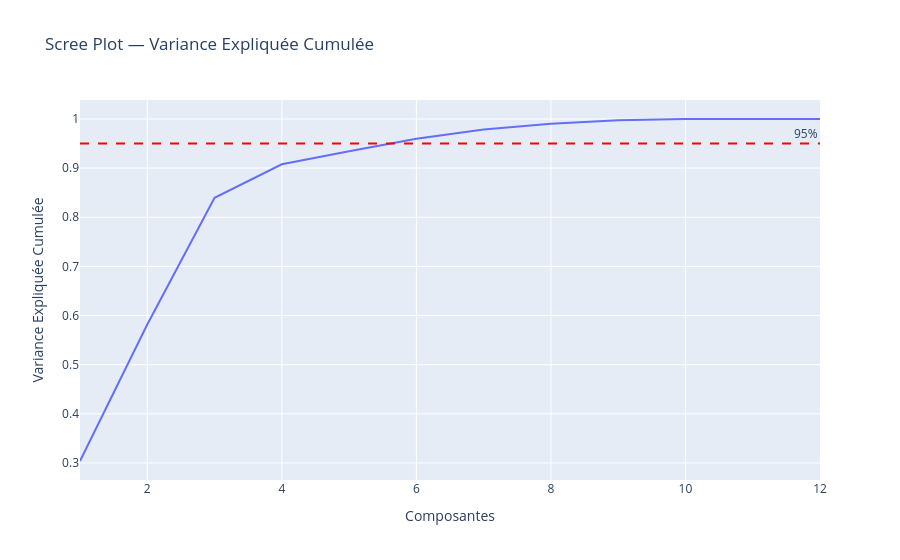

Notebook code for this chart:
### Code cell
pca_full = PCA(random_state=42)
pca_full.fit(X_clust)
cumvar = np.cumsum(pca_full.explained_variance_ratio_)
fig_scree = px.line(x=range(1, len(cumvar)+1), y=cumvar,
    title='Scree Plot — Variance Expliquée Cumulée',
    labels={'x': 'Composantes', 'y': 'Variance Expliquée Cumulée'})
fig_scree.add_hline(y=0.95, line_dash='dash', line_color='red', annotation_text='95%')
fig_scree.show()

### Figure 1 — Plotly figure (JSON) as saved in the notebook; plotly's stock layout.template omitted (floating-point values rounded to 4 significant figures)
{"data": [{"hovertemplate": "Composantes=%{x}<br>Variance Expliquée Cumulée=%{y}<extra></extra>", "legendgroup": "", "line": {"color": "#636efa", "dash": "solid"}, "marker": {"symbol": "circle"}, "mode": "lines", "name": "", "orientation": "v", "showlegend": false, "type": "scatter", "x": [1, 2, 3, 4, 5, 6, 7, 8, 9, 10, 11, 12], "xaxis": "x", "y": [0.304, 0.5819, 0.8398, 0.9078, 0.9343, 0.9599, 0.9786, 0.9904, 0.9973, 1.0, 1.0, 1.0], "yaxis": "y"}], "layout": {"annotations": [{"showarrow": false, "text": "95%", "x": 1, "xanchor": "right", "xref": "x domain", "y": 0.95, "yanchor": "bottom", "yref": "y"}], "legend": {"tracegroupgap": 0}, "shapes": [{"line": {"color": "red", "dash": "dash"}, "type": "line", "x0": 0, "x1": 1, "xref": "x domain", "y0": 0.95, "y1": 0.95, "yref": "y"}], "title": {"text": "Scree Plot — Variance Expliquée Cumulée"}, "xaxis": {"anchor": "y", "domain": [0, 1], "title": {"text": "Composantes"}}, "yaxis": {"anchor": "x", "domain": [0, 1], "title": {"text": "Variance Expliquée Cumulée"}}}}
